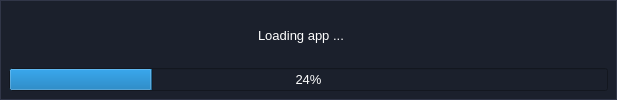
<?xml version="1.0" encoding="UTF-8"?>
<ui version="4.0">
 <class>MainWindow</class>
 <widget class="QMainWindow" name="MainWindow">
  <property name="geometry">
   <rect>
    <x>0</x>
    <y>0</y>
    <width>617</width>
    <height>100</height>
   </rect>
  </property>
  <property name="windowTitle">
   <string>MainWindow</string>
  </property>
  <widget class="QWidget" name="centralwidget">
   <property name="styleSheet">
    <string notr="true">
*{
	background: #1b202c;
	color: #fff;
	font-size: 16px;
}
 

#centralwidget{
	border: 1px  solid  rgb(49, 54, 72);
}



QFrame{ 
    border: 0px solid;
}

QLabel{
	min-width: 100px;
}

QPushButton{
	border: 2px solid teal;
   padding: 5px;
}


QPushButton:checked{
	border: 4px solid cyan;
}

QPushButton:hover{
	border: 3px solid cyan;
   background: rgb(49, 54, 72);
  border-radius: none;
}

QWidget{
	color:#fff;
    font-size: 13px;
}

QToolBoxButton { 
    font-size: 14px;
   min-height: 40px
   
}

QLineEdit{
	border: 1px solid #555;
	color: darkgray
}

QToolTip { 
	background-color: #1b202c; 
	color: #fff; 
	border: 1px solid #333; 
	border-radius: 3px;
	font-size: 13px;
}</string>
   </property>
   <layout class="QVBoxLayout" name="verticalLayout">
    <item alignment="Qt::AlignHCenter">
     <widget class="QLabel" name="title">
      <property name="minimumSize">
       <size>
        <width>100</width>
        <height>0</height>
       </size>
      </property>
      <property name="text">
       <string>Loading app ...</string>
      </property>
     </widget>
    </item>
    <item>
     <widget class="QProgressBar" name="progressBar">
      <property name="value">
       <number>24</number>
      </property>
     </widget>
    </item>
   </layout>
  </widget>
 </widget>
 <resources/>
 <connections/>
</ui>
